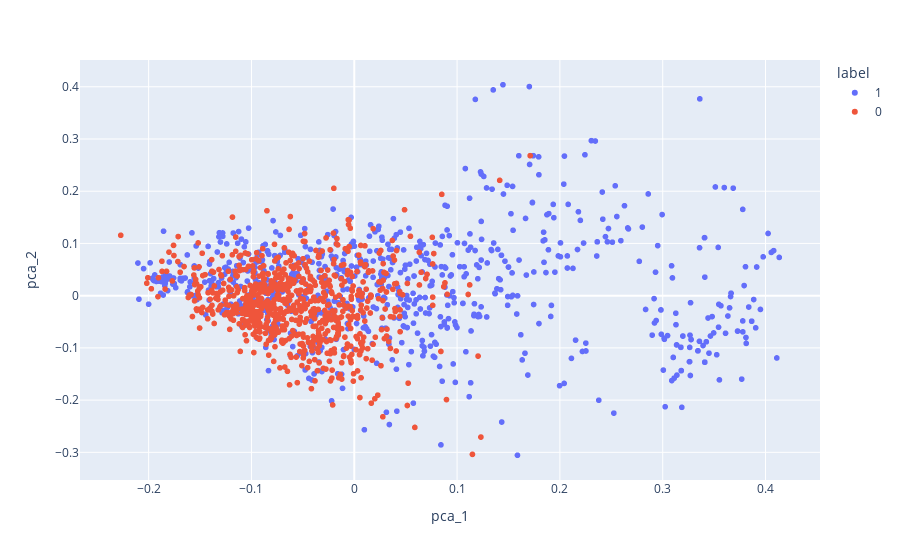

Notebook cell for this chart:
### Code cell
from sklearn.decomposition import PCA
from plotly import express as ex

pca = PCA(n_components=2)
X_pca = pca.fit_transform(X)

df_peptides_pca = pd.DataFrame(X_pca, columns=['pca_1', 'pca_2'])
df_peptides_pca['label'] = y.astype(str)

ex.scatter(df_peptides_pca, x='pca_1', y='pca_2', color='label')

### Figure 1 — Plotly figure (JSON) as saved in the notebook; plotly's stock layout.template omitted (floating-point values rounded to 4 significant figures; data arrays with more than 128 entries replaced by an {"elided": "..."} marker saying what was removed)
{"data": [{"hovertemplate": "label=1<br>pca_1=%{x}<br>pca_2=%{y}<extra></extra>", "legendgroup": "1", "marker": {"color": "#636efa", "symbol": "circle"}, "mode": "markers", "name": "1", "showlegend": true, "type": "scattergl", "x": {"elided": "776 float values"}, "xaxis": "x", "y": {"elided": "776 float values"}, "yaxis": "y"}, {"hovertemplate": "label=0<br>pca_1=%{x}<br>pca_2=%{y}<extra></extra>", "legendgroup": "0", "marker": {"color": "#EF553B", "symbol": "circle"}, "mode": "markers", "name": "0", "showlegend": true, "type": "scattergl", "x": {"elided": "776 float values"}, "xaxis": "x", "y": {"elided": "776 float values"}, "yaxis": "y"}], "layout": {"legend": {"title": {"text": "label"}, "tracegroupgap": 0}, "margin": {"t": 60}, "xaxis": {"anchor": "y", "domain": [0, 1], "title": {"text": "pca_1"}}, "yaxis": {"anchor": "x", "domain": [0, 1], "title": {"text": "pca_2"}}}}
